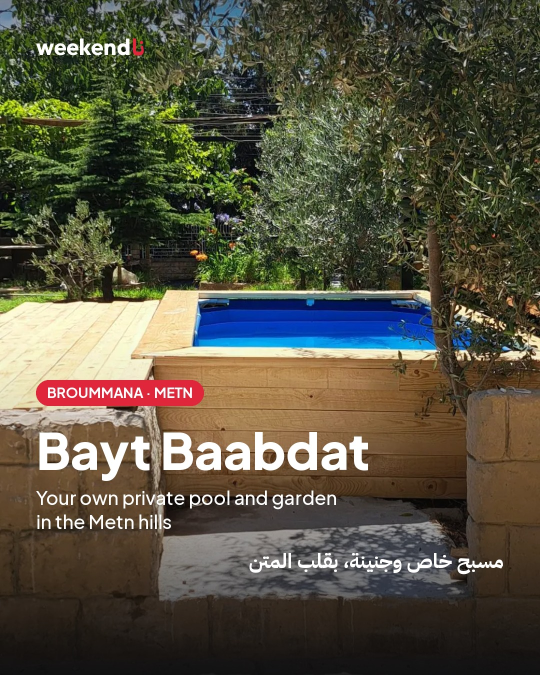
#> input picture posts/2026-10-bayt-baabdat/baabdat-1.jpg, 1080 x 1350 px, given in place of p37.webp, which was not available (shown at 1/2 size)
$ python make_ghosta_v2.py ../../posts/2026-10-bayt-baabdat ../../posts/2026-10-bayt-baabdat/baabdat-2.jpg
#> lines starting #> are read from the running program, lines starting #| are printed output that depends on the picture; after the words box and inside, x2 and y2 are one past the last pixel; in counts of white or black regions, pixels touching at a corner belong together; pictures that were not available may be replaced by others from this repository, and a replacement may not be noted
### tools/brand.py
import os
from PIL import Image, ImageDraw, ImageFont, ImageFilter, ImageOps

import os
S = os.environ.get("WK_WORK", os.path.expanduser("~/wk-work"))
F = f"{S}/fonts"
W, H = 1080, 1350
RED = (224, 38, 59)
INK = (34, 34, 34)
WHITE = (255, 255, 255)
SOFT = (253, 237, 239)

L = ImageFont.Layout.RAQM
def jak(w, s): return ImageFont.truetype(f"{F}/fontsource-plus-jakarta-sans-5.3.0/files/plus-jakarta-sans-latin-{w}-normal.woff", s, layout_engine=L)
def out(w, s): return ImageFont.truetype(f"{F}/fontsource-outfit-5.3.0/files/outfit-latin-{w}-normal.woff", s, layout_engine=L)
def ar(w, s): return ImageFont.truetype(f"{F}/fontsource-ibm-plex-sans-arabic-5.3.0/files/ibm-plex-sans-arabic-arabic-{w}-normal.woff", s, layout_engine=L)

def cover(img, w, h, cx=0.5, cy=0.5):
#> called with w = 1080, h = 1350, cx = 0.5, cy = 0.5
    img = img.convert("RGB")
#> img is the input picture: PIL image 1080x1350 RGB; mean R, G, B 86.7, 82.6, 65.5
    r = max(w / img.width, h / img.height)
#> r = 1
    img = img.resize((round(img.width * r), round(img.height * r)), Image.LANCZOS)
    x = int((img.width - w) * cx); y = int((img.height - h) * cy)
#> after `x = int((img.width - w) * cx)`: x = 0
#> after `y = int((img.height - h) * cy)`: y = 0
    return img.crop((x, y, x + w, y + h))

def gradient(h, top_a, bot_a, k=1.6):
    g = Image.new("L", (1, h))
    for y in range(h):
        g.putpixel((0, y), int(top_a + (bot_a - top_a) * (y / (h - 1)) ** k))
    return g.resize((W, h))

def shade(img, start, alpha=235, k=1.6):
#> called with start = 430, alpha = 250, k = 1
    dark = Image.new("RGB", (W, H - start), (12, 12, 14))
    img.paste(dark, (0, start), gradient(H - start, 0, alpha, k))
    top = Image.new("RGB", (W, 220), (12, 12, 14))
    img.paste(top, (0, 0), gradient(220, 120, 0).transpose(Image.FLIP_TOP_BOTTOM).transpose(Image.FLIP_TOP_BOTTOM) if False else Image.linear_gradient("L").resize((W, 220)).point(lambda v: int((255 - v) * 0.45)))
    return img

def logo(d, x, y, color=WHITE, size=46, accent=None):
    f1 = out(700, size); f2 = ar(700, int(size * 1.02))
    d.text((x, y), "weekend", font=f1, fill=color)
    w = d.textlength("weekend", font=f1)
    d.text((x + w + 2, y - int(size * 0.08)), "نا", font=f2, fill=accent or RED, direction="rtl")

def pill(d, x, y, text, font, fg=WHITE, bg=RED, pad=(22, 12)):
    w = d.textlength(text, font=font)
    bb = font.getbbox(text)
    h = bb[3] - bb[1]
    d.rounded_rectangle((x, y, x + w + pad[0] * 2, y + h + pad[1] * 2 + 6), radius=40, fill=bg)
    d.text((x + pad[0], y + pad[1] - bb[1] + 3), text, font=font, fill=fg)

def rtext(d, xr, y, text, font, fill):
    w = d.textlength(text, font=font, direction="rtl")
    d.text((xr - w, y), text, font=font, fill=fill, direction="rtl")

# [6 lines left out: function dots, not called in this run]

M = 72

def ctext(d, y, t, f, fill, rtl=False):
    w = d.textlength(t, font=f, direction="rtl" if rtl else None)
    d.text(((W - w) / 2, y), t, font=f, fill=fill, direction="rtl" if rtl else None)

# [4 lines left out: function button, not called in this run]

### tools/examples/make_ghosta_v2.py
"""Ghosta carousel, v2: question hook on the cover, big-number slide, distance chips, and a share prompt on the last slide.
Run: source tools/setup.sh; python3 tools/examples/make_ghosta_v2.py <photos-folder> <out-folder>
Photos are the listing photos downloaded as p<N>.webp (37 coast view, 22 night lights, 20 balcony at dusk, 24 living, 10 bedroom, 11 balcony)."""
import os, sys
sys.path.insert(0, os.path.join(os.path.dirname(__file__), ".."))
os.environ.setdefault("WK_WORK", os.path.expanduser("~/wk-work"))
from brand import *
from PIL import ImageEnhance
SRC, OUT = sys.argv[1], sys.argv[2]; os.makedirs(OUT, exist_ok=True)
P = lambda n: Image.open(f"{SRC}/p{n}.webp").convert("RGB")
sv = lambda img, n: img.save(f"{OUT}/ghosta-{n}.jpg", quality=92)
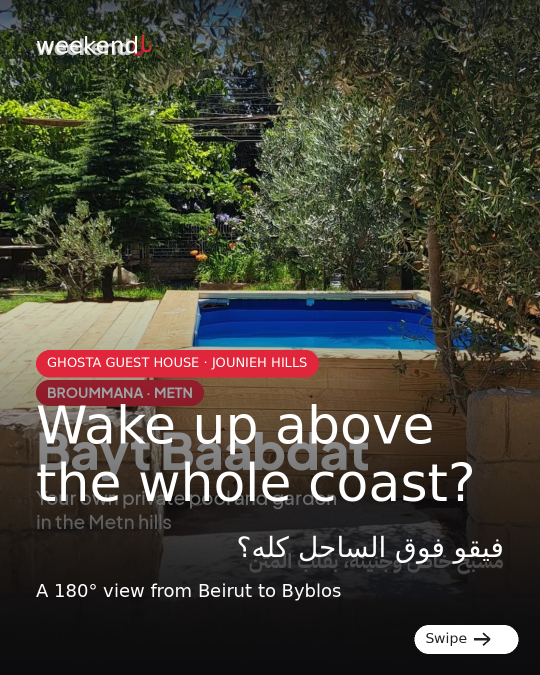
#> saved as ghosta-1.jpg: PIL image 1080x1350 RGB (shown at 1/2 size); mean R, G, B 69.4, 66, 55.2
INKBG = (16, 18, 28)

def swipe(d, y=1262):
    f = jak(800, 28); w = d.textlength("Swipe", font=f); x = W - M - (w + 44 + 52)
    pill(d, x, y, "Swipe" + " " * 9, f, fg=INK, bg=WHITE)
    ax = x + 22 + w + 14; ay = y + 28
    d.line((ax, ay, ax + 30, ay), fill=INK, width=5); d.line((ax + 18, ay - 12, ax + 31, ay), fill=INK, width=5); d.line((ax + 18, ay + 12, ax + 31, ay), fill=INK, width=5)

def tile(im, w, h, r=30, cx=0.5, cy=0.5):
    t = ImageEnhance.Brightness(cover(im, w, h, cx, cy)).enhance(1.08)
    m = Image.new("L", (w, h), 0); ImageDraw.Draw(m).rounded_rectangle((0, 0, w, h), radius=r, fill=255); return t, m

# 1 cover: a question, then the name
img = cover(P(37), W, H, cx=0.5, cy=0.5); img = shade(img, 430, 250, 1.0); d = ImageDraw.Draw(img); logo(d, M, 64)
pill(d, M, 700, "GHOSTA GUEST HOUSE · JOUNIEH HILLS", jak(700, 26))
d.text((M, 790), "Wake up above", font=jak(800, 104), fill=WHITE)
d.text((M, 905), "the whole coast?", font=jak(800, 104), fill=WHITE)
rtext(d, W - M, 1062, "فيقو فوق الساحل كله؟", ar(700, 56), WHITE)
d.text((M, 1160), "A 180° view from Beirut to Byblos", font=jak(500, 36), fill=WHITE)
swipe(d, 1250); sv(img, 1)

# 2 big number + three photos
img = Image.new("RGB", (W, H), SOFT); d = ImageDraw.Draw(img); logo(d, M, 64, color=INK)
#> after `img = Image.new('RGB', (W, H), SOFT)`:
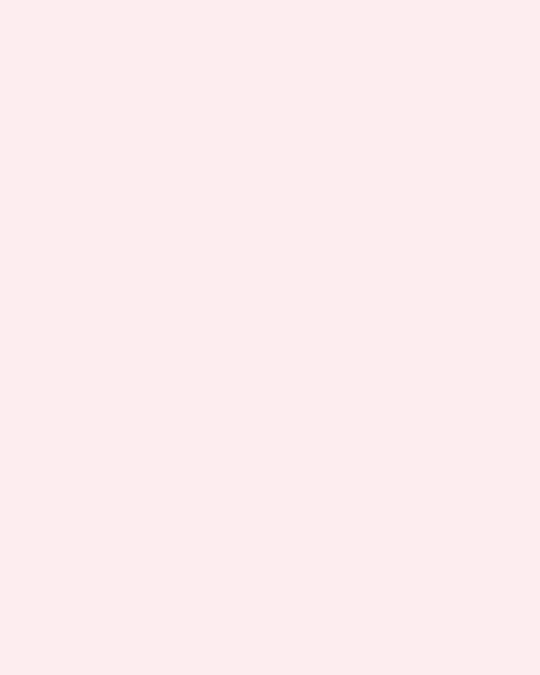
#> img: PIL image 1080x1350 RGB (shown at 1/2 size); mean R, G, B 253, 237, 239
d.text((M, 170), "Sleeps 12.", font=jak(800, 104), fill=INK)
f1, f2 = jak(800, 54), jak(800, 120); x = M
d.text((x, 308), "From about", font=f1, fill=INK); x += d.textlength("From about", font=f1) + 22
#> after `x += d.textlength('From about', font=f1) + 22`: x = 400.8
d.text((x, 268), "$18", font=f2, fill=RED); x += d.textlength("$18", font=f2) + 22
#> after `x += d.textlength('$18', font=f2) + 22`: x = 651.8
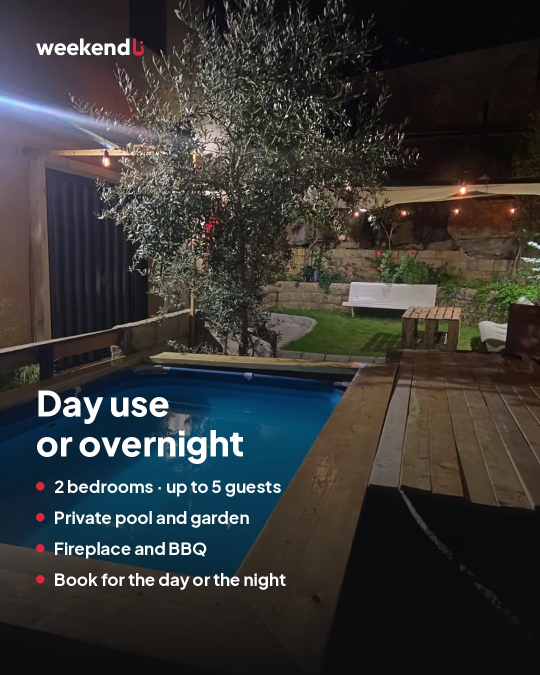
#> input picture posts/2026-10-bayt-baabdat/baabdat-2.jpg, 1080 x 1350 px, given in place of p24.webp, which was not available (shown at 1/2 size)
d.text((x, 308), "each", font=f1, fill=INK)
y = 470; gap = 18; wd = (W - 2 * M - gap) // 2
t, m = tile(P(24), W - 2 * M, 360, cy=0.6); img.paste(t, (M, y), m)
#> in cover, img is the input picture: PIL image 1080x1350 RGB; mean R, G, B 55.2, 55, 54.1
#> in tile, `m = Image.new('L', (w, h), 0)`: m: PIL image 936x360 L; every value is 0
#> in tile, `ImageDraw.Draw(m).rounded_rectangle((0, 0, w, h), radius=r, fill=255)`:
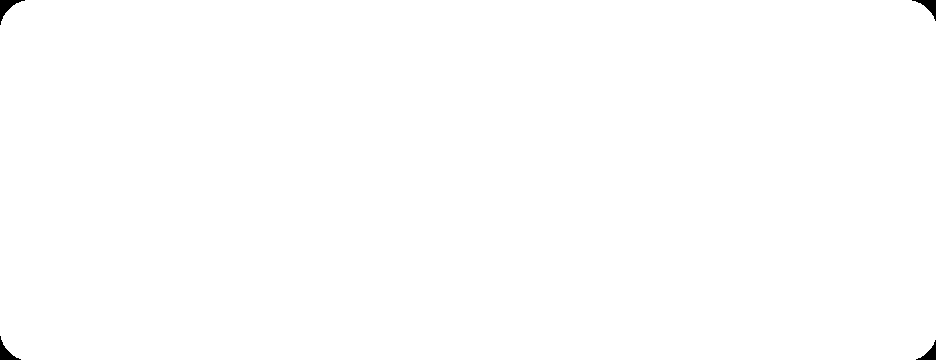
#> m: PIL image 936x360 L; 99.8% white; 4 black regions, box (x1, y1, x2, y2) and area: (0, 0, 25, 25) 203, (912, 0, 936, 21) 178, (0, 336, 21, 360) 178, (916, 340, 936, 360) 154
t, m = tile(P(10), wd, 300, cx=0.4); img.paste(t, (M, y + 360 + gap), m)
#> call 2 of tile, with w = 459, h = 300, r = 30, cx = 0.4, cy = 0.5
#> call 3 of cover, with w = 459, h = 300, cx = 0.4, cy = 0.5
#> in cover (call 3), `return img.crop((x, y, x + w, y + h))`:
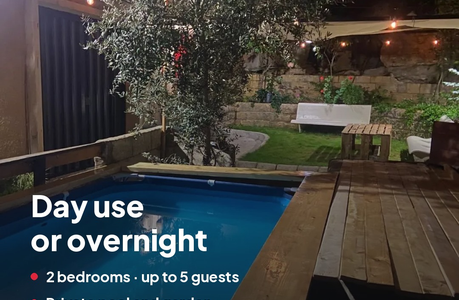
#> returned value: PIL image 459x300 RGB; mean R, G, B 65.3, 66, 63.2
#> in tile (call 2), `m = Image.new('L', (w, h), 0)`: m: PIL image 459x300 L; every value is 0
#> in tile (call 2), `ImageDraw.Draw(m).rounded_rectangle((0, 0, w, h), radius=r, fill=255)`:
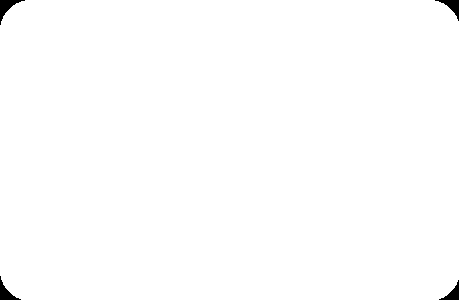
#> m: PIL image 459x300 L; 99.5% white; 4 black regions, box (x1, y1, x2, y2) and area: (0, 0, 25, 25) 203, (435, 0, 459, 21) 178, (0, 276, 21, 300) 178, (439, 280, 459, 300) 154
#> after `img.paste(t, (M, y + 360 + gap), m)`:
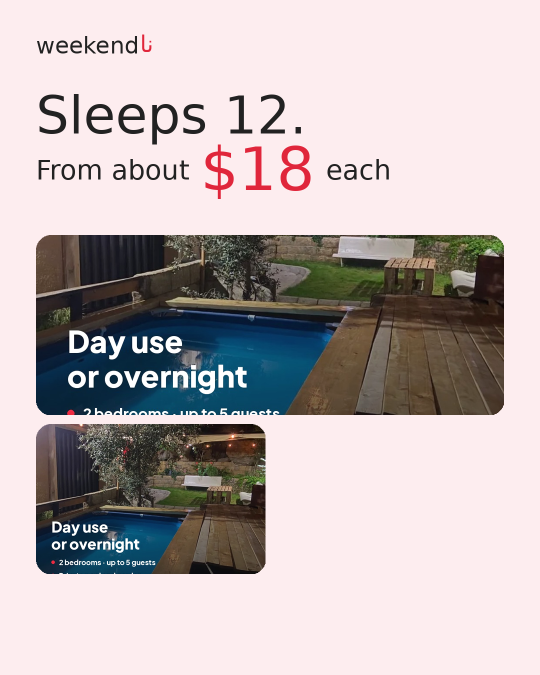
#> img: PIL image 1080x1350 RGB (shown at 1/2 size); mean R, G, B 190.4, 180.2, 180.9
#> (the run stopped early here; a loop or call above may not have finished)
